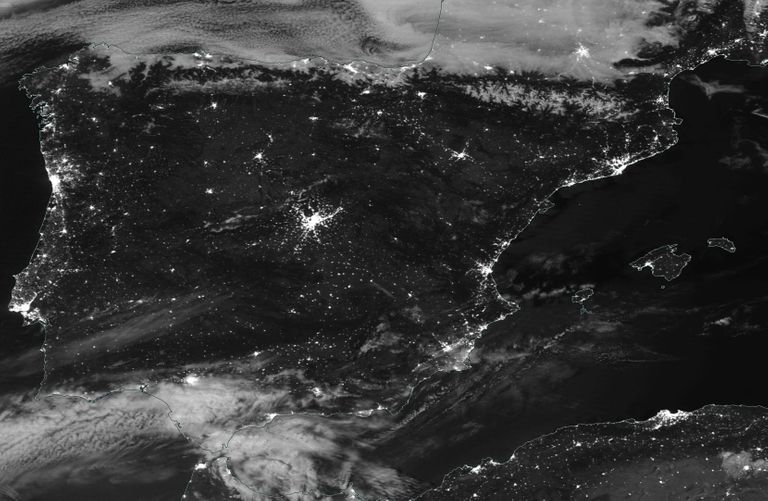
#> input picture 2_Histo/satelite.jpg, 768 x 501 px
$ jupyter execute Ejercicio-1.ipynb
#> lines starting #> are read from the running program, lines starting #| are printed output that depends on the picture
[cell 1]
import cv2
import numpy as np
import matplotlib.pyplot as plt

def histograma(img):
    hist = np.zeros(256, dtype=int)

    filas, cols = img.shape
#> filas = 501; cols = 768
    for i in range(filas):
        for j in range(cols):
            valor = img[i, j]
            hist[valor] += 1
#> after the loop, hist = 256 values, max 13116 at index 16, min 16 at index 229, mean 1503

    plt.figure(figsize=(8,4))
    plt.bar(range(256), hist, width=1.0, color='black')
    plt.title("Histograma de la imagen (escala de grises)")
    plt.xlabel("Intensidad de píxel")
    plt.ylabel("Frecuencia")
    plt.show()
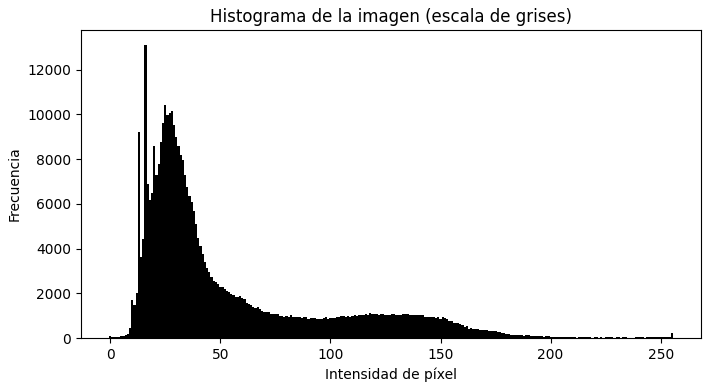
#> figure drawn by matplotlib, 1 panel; tallest bar 13116 high, from x = 15.5 to 16.5

    return hist

[cell 2]
img = cv2.imread("satelite.jpg", cv2.IMREAD_GRAYSCALE)
hist = histograma(img)
